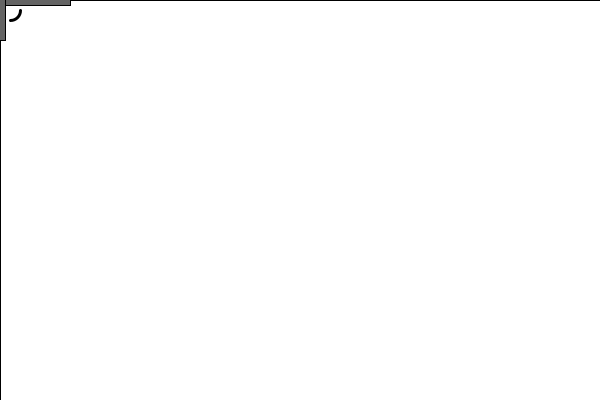
Frame 1 (no input)
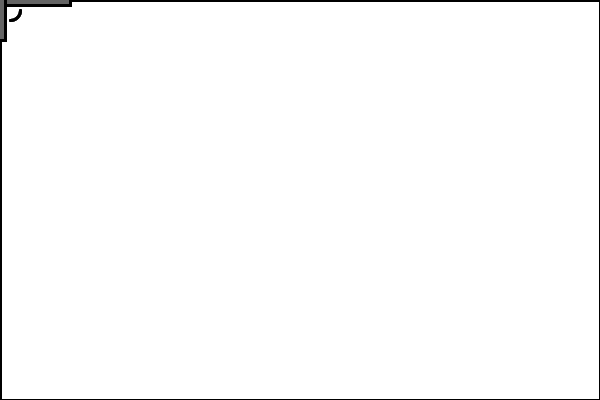
Frame 60 (the mouse pressed at the canvas centre just before this capture)
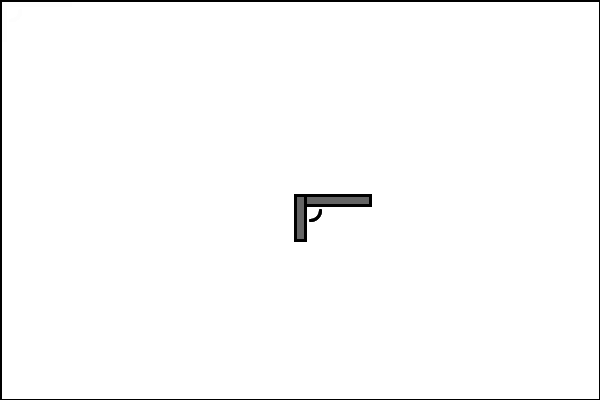
Frame 120 (the mouse held since frame 60 and released just before this capture)

The Processing sketch that drew these frames (run headless with seeded random() and noise(); from frame 60 on, the mouse is pressed at the canvas centre):

// Processing sketch: processing_99159
// ── processing_99159.pde

float bulletX = -20;
float bulletY = -20;
float bulletSpeed=0;

void setup()
{
  size(600, 400);
  background(255, 255, 255);
  smooth();
  frameRate(60);
}

void draw() 
{
  bulletX = bulletX + bulletSpeed;

  fill(0, 0, 0);
  ellipse(bulletX, bulletY, 10, 10); 
  fill(255, 255, 255,50 );
  rect(0, 0, width, height);
  fill(100, 100, 100);
  rect(mouseX-5, mouseY-5, 75, 10);
  rect(mouseX-5, mouseY-5, 10, 45);
  noFill();
  strokeWeight(3);
  arc(mouseX+10, mouseY+10, 20, 20, 0, PI/2);

  if (bulletX > width)
  {
    bulletX = -20;
    bulletY = -20;
    bulletSpeed = 0;
  }
}

void keyPressed()
{
  bulletSpeed = 10;
}

void mouseMoved()
{
  bulletX = mouseX;
  bulletY = mouseY;
}
